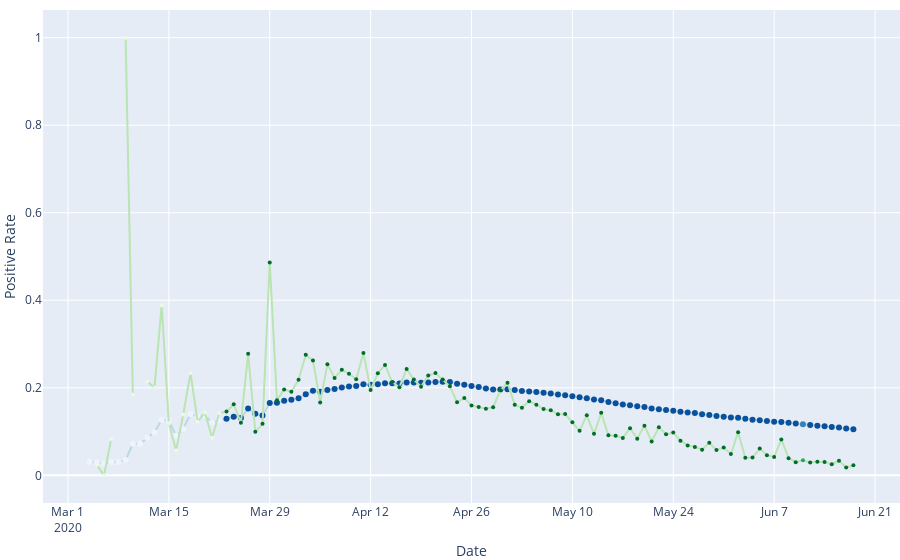

Source (notebook cell):
### Code cell
pio.show(create_testing_rate_plot(testing, example_json, "Illinois", "cumulative"))

### Figure 1 — Plotly figure (JSON) as saved in the notebook; plotly's stock layout.template omitted (floating-point values rounded to 4 significant figures)
{"data": [{"hoverinfo": "text", "hovertext": ["Date: 2020-06-18<br>Cumulative Positive Rate: 10.6%<br>Data Quality Grade: A", "Date: 2020-06-17<br>Cumulative Positive Rate: 10.7%<br>Data Quality Grade: A", "Date: 2020-06-16<br>Cumulative Positive Rate: 10.9%<br>Data Quality Grade: A", "Date: 2020-06-15<br>Cumulative Positive Rate: 11.1%<br>Data Quality Grade: A", "Date: 2020-06-14<br>Cumulative Positive Rate: 11.2%<br>Data Quality Grade: A", "Date: 2020-06-13<br>Cumulative Positive Rate: 11.3%<br>Data Quality Grade: A", "Date: 2020-06-12<br>Cumulative Positive Rate: 11.5%<br>Data Quality Grade: A", "Date: 2020-06-11<br>Cumulative Positive Rate: 11.7%<br>Data Quality Grade: B", "Date: 2020-06-10<br>Cumulative Positive Rate: 11.9%<br>Data Quality Grade: A", "Date: 2020-06-09<br>Cumulative Positive Rate: 12.0%<br>Data Quality Grade: A", "Date: 2020-06-08<br>Cumulative Positive Rate: 12.2%<br>Data Quality Grade: A", "Date: 2020-06-07<br>Cumulative Positive Rate: 12.3%<br>Data Quality Grade: A", "Date: 2020-06-06<br>Cumulative Positive Rate: 12.4%<br>Data Quality Grade: A", "Date: 2020-06-05<br>Cumulative Positive Rate: 12.6%<br>Data Quality Grade: A", "Date: 2020-06-04<br>Cumulative Positive Rate: 12.7%<br>Data Quality Grade: A", "Date: 2020-06-03<br>Cumulative Positive Rate: 12.9%<br>Data Quality Grade: A", "Date: 2020-06-02<br>Cumulative Positive Rate: 13.1%<br>Data Quality Grade: A", "Date: 2020-06-01<br>Cumulative Positive Rate: 13.2%<br>Data Quality Grade: A", "Date: 2020-05-31<br>Cumulative Positive Rate: 13.4%<br>Data Quality Grade: A", "Date: 2020-05-30<br>Cumulative Positive Rate: 13.6%<br>Data Quality Grade: A", "Date: 2020-05-29<br>Cumulative Positive Rate: 13.8%<br>Data Quality Grade: A", "Date: 2020-05-28<br>Cumulative Positive Rate: 14.0%<br>Data Quality Grade: A", "Date: 2020-05-27<br>Cumulative Positive Rate: 14.2%<br>Data Quality Grade: A", "Date: 2020-05-26<br>Cumulative Positive Rate: 14.4%<br>Data Quality Grade: A", "Date: 2020-05-25<br>Cumulative Positive Rate: 14.6%<br>Data Quality Grade: A", "Date: 2020-05-24<br>Cumulative Positive Rate: 14.7%<br>Data Quality Grade: A", "Date: 2020-05-23<br>Cumulative Positive Rate: 14.9%<br>Data Quality Grade: A", "Date: 2020-05-22<br>Cumulative Positive Rate: 15.1%<br>Data Quality Grade: A", "Date: 2020-05-21<br>Cumulative Positive Rate: 15.3%<br>Data Quality Grade: A", "Date: 2020-05-20<br>Cumulative Positive Rate: 15.6%<br>Data Quality Grade: A", "Date: 2020-05-19<br>Cumulative Positive Rate: 15.8%<br>Data Quality Grade: A", "Date: 2020-05-18<br>Cumulative Positive Rate: 16.0%<br>Data Quality Grade: A", "Date: 2020-05-17<br>Cumulative Positive Rate: 16.2%<br>Data Quality Grade: A", "Date: 2020-05-16<br>Cumulative Positive Rate: 16.5%<br>Data Quality Grade: A", "Date: 2020-05-15<br>Cumulative Positive Rate: 16.8%<br>Data Quality Grade: A", "Date: 2020-05-14<br>Cumulative Positive Rate: 17.2%<br>Data Quality Grade: A", "Date: 2020-05-13<br>Cumulative Positive Rate: 17.3%<br>Data Quality Grade: A", "Date: 2020-05-12<br>Cumulative Positive Rate: 17.6%<br>Data Quality Grade: A", "Date: 2020-05-11<br>Cumulative Positive Rate: 17.9%<br>Data Quality Grade: A", "Date: 2020-05-10<br>Cumulative Positive Rate: 18.1%<br>Data Quality Grade: A", "Date: 2020-05-09<br>Cumulative Positive Rate: 18.3%<br>Data Quality Grade: A", "Date: 2020-05-08<br>Cumulative Positive Rate: 18.5%<br>Data Quality Grade: A", "Date: 2020-05-07<br>Cumulative Positive Rate: 18.7%<br>Data Quality Grade: A", "Date: 2020-05-06<br>Cumulative Positive Rate: 18.9%<br>Data Quality Grade: A", "Date: 2020-05-05<br>Cumulative Positive Rate: 19.0%<br>Data Quality Grade: A", "Date: 2020-05-04<br>Cumulative Positive Rate: 19.2%<br>Data Quality Grade: A", "Date: 2020-05-03<br>Cumulative Positive Rate: 19.3%<br>Data Quality Grade: A", "Date: 2020-05-02<br>Cumulative Positive Rate: 19.5%<br>Data Quality Grade: A", "Date: 2020-05-01<br>Cumulative Positive Rate: 19.7%<br>Data Quality Grade: A", "Date: 2020-04-30<br>Cumulative Positive Rate: 19.6%<br>Data Quality Grade: A", "Date: 2020-04-29<br>Cumulative Positive Rate: 19.6%<br>Data Quality Grade: A", "Date: 2020-04-28<br>Cumulative Positive Rate: 19.9%<br>Data Quality Grade: A", "Date: 2020-04-27<br>Cumulative Positive Rate: 20.2%<br>Data Quality Grade: A", "Date: 2020-04-26<br>Cumulative Positive Rate: 20.4%<br>Data Quality Grade: A", "Date: 2020-04-25<br>Cumulative Positive Rate: 20.7%<br>Data Quality Grade: A", "Date: 2020-04-24<br>Cumulative Positive Rate: 20.9%<br>Data Quality Grade: A", "Date: 2020-04-23<br>Cumulative Positive Rate: 21.3%<br>Data Quality Grade: A", "Date: 2020-04-22<br>Cumulative Positive Rate: 21.4%<br>Data Quality Grade: A", "Date: 2020-04-21<br>Cumulative Positive Rate: 21.3%<br>Data Quality Grade: A", "Date: 2020-04-20<br>Cumulative Positive Rate: 21.2%<br>Data Quality Grade: A", "Date: 2020-04-19<br>Cumulative Positive Rate: 21.2%<br>Data Quality Grade: A", "Date: 2020-04-18<br>Cumulative Positive Rate: 21.2%<br>Data Quality Grade: A", "Date: 2020-04-17<br>Cumulative Positive Rate: 21.2%<br>Data Quality Grade: A", "Date: 2020-04-16<br>Cumulative Positive Rate: 21.0%<br>Data Quality Grade: A", "Date: 2020-04-15<br>Cumulative Positive Rate: 21.0%<br>Data Quality Grade: A", "Date: 2020-04-14<br>Cumulative Positive Rate: 21.0%<br>Data Quality Grade: A", "Date: 2020-04-13<br>Cumulative Positive Rate: 20.8%<br>Data Quality Grade: A", "Date: 2020-04-12<br>Cumulative Positive Rate: 20.7%<br>Data Quality Grade: A", "Date: 2020-04-11<br>Cumulative Positive Rate: 20.8%<br>Data Quality Grade: A", "Date: 2020-04-10<br>Cumulative Positive Rate: 20.4%<br>Data Quality Grade: A", "Date: 2020-04-09<br>Cumulative Positive Rate: 20.3%<br>Data Quality Grade: A", "Date: 2020-04-08<br>Cumulative Positive Rate: 20.1%<br>Data Quality Grade: A", "Date: 2020-04-07<br>Cumulative Positive Rate: 19.7%<br>Data Quality Grade: A", "Date: 2020-04-06<br>Cumulative Positive Rate: 19.5%<br>Data Quality Grade: A", "Date: 2020-04-05<br>Cumulative Positive Rate: 19.1%<br>Data Quality Grade: A", "Date: 2020-04-04<br>Cumulative Positive Rate: 19.3%<br>Data Quality Grade: A", "Date: 2020-04-03<br>Cumulative Positive Rate: 18.5%<br>Data Quality Grade: A", "Date: 2020-04-02<br>Cumulative Positive Rate: 17.6%<br>Data Quality Grade: A", "Date: 2020-04-01<br>Cumulative Positive Rate: 17.3%<br>Data Quality Grade: A", "Date: 2020-03-31<br>Cumulative Positive Rate: 17.0%<br>Data Quality Grade: A", "Date: 2020-03-30<br>Cumulative Positive Rate: 16.6%<br>Data Quality Grade: A", "Date: 2020-03-29<br>Cumulative Positive Rate: 16.6%<br>Data Quality Grade: A", "Date: 2020-03-28<br>Cumulative Positive Rate: 13.7%<br>Data Quality Grade: A", "Date: 2020-03-27<br>Cumulative Positive Rate: 14.0%<br>Data Quality Grade: A", "Date: 2020-03-26<br>Cumulative Positive Rate: 15.3%<br>Data Quality Grade: A", "Date: 2020-03-25<br>Cumulative Positive Rate: 13.1%<br>Data Quality Grade: A", "Date: 2020-03-24<br>Cumulative Positive Rate: 13.4%<br>Data Quality Grade: A", "Date: 2020-03-23<br>Cumulative Positive Rate: 12.9%<br>Data Quality Grade: A", "Date: 2020-03-22<br>Cumulative Positive Rate: 12.6%<br>Data Quality Grade: NA", "Date: 2020-03-21<br>Cumulative Positive Rate: 12.1%<br>Data Quality Grade: NA", "Date: 2020-03-20<br>Cumulative Positive Rate: 13.7%<br>Data Quality Grade: NA", "Date: 2020-03-19<br>Cumulative Positive Rate: 13.4%<br>Data Quality Grade: NA", "Date: 2020-03-18<br>Cumulative Positive Rate: 14.0%<br>Data Quality Grade: NA", "Date: 2020-03-17<br>Cumulative Positive Rate: 10.6%<br>Data Quality Grade: NA", "Date: 2020-03-16<br>Cumulative Positive Rate: 9.1%<br>Data Quality Grade: NA", "Date: 2020-03-15<br>Cumulative Positive Rate: 12.5%<br>Data Quality Grade: NA", "Date: 2020-03-14<br>Cumulative Positive Rate: 12.7%<br>Data Quality Grade: NA", "Date: 2020-03-13<br>Cumulative Positive Rate: 9.8%<br>Data Quality Grade: NA", "Date: 2020-03-12<br>Cumulative Positive Rate: 8.6%<br>Data Quality Grade: NA", "Date: 2020-03-11<br>Cumulative Positive Rate: 7.2%<br>Data Quality Grade: NA", "Date: 2020-03-10<br>Cumulative Positive Rate: 7.2%<br>Data Quality Grade: NA", "Date: 2020-03-09<br>Cumulative Positive Rate: 3.5%<br>Data Quality Grade: NA", "Date: 2020-03-08<br>Cumulative Positive Rate: 3.0%<br>Data Quality Grade: NA", "Date: 2020-03-07<br>Cumulative Positive Rate: 3.0%<br>Data Quality Grade: NA", "Date: 2020-03-06<br>Cumulative Positive Rate: 2.7%<br>Data Quality Grade: NA", "Date: 2020-03-05<br>Cumulative Positive Rate: 2.9%<br>Data Quality Grade: NA", "Date: 2020-03-04<br>Cumulative Positive Rate: 3.1%<br>Data Quality Grade: NA"], "line": {"color": "#bdd7e7"}, "marker": {"color": ["#08519c", "#08519c", "#08519c", "#08519c", "#08519c", "#08519c", "#08519c", "#3182bd", "#08519c", "#08519c", "#08519c", "#08519c", "#08519c", "#08519c", "#08519c", "#08519c", "#08519c", "#08519c", "#08519c", "#08519c", "#08519c", "#08519c", "#08519c", "#08519c", "#08519c", "#08519c", "#08519c", "#08519c", "#08519c", "#08519c", "#08519c", "#08519c", "#08519c", "#08519c", "#08519c", "#08519c", "#08519c", "#08519c", "#08519c", "#08519c", "#08519c", "#08519c", "#08519c", "#08519c", "#08519c", "#08519c", "#08519c", "#08519c", "#08519c", "#08519c", "#08519c", "#08519c", "#08519c", "#08519c", "#08519c", "#08519c", "#08519c", "#08519c", "#08519c", "#08519c", "#08519c", "#08519c", "#08519c", "#08519c", "#08519c", "#08519c", "#08519c", "#08519c", "#08519c", "#08519c", "#08519c", "#08519c", "#08519c", "#08519c", "#08519c", "#08519c", "#08519c", "#08519c", "#08519c", "#08519c", "#08519c", "#08519c", "#08519c", "#08519c", "#08519c", "#08519c", "#08519c", "#08519c", "#eff3ff", "#eff3ff", "#eff3ff", "#eff3ff", "#eff3ff", "#eff3ff", "#eff3ff", "#eff3ff", "#eff3ff", "#eff3ff", "#eff3ff", "#eff3ff", "#eff3ff", "#eff3ff", "#eff3ff", "#eff3ff", "#eff3ff", "#eff3ff", "#eff3ff"]}, "mode": "markers+lines", "showlegend": false, "type": "scatter", "x": ["2020-06-18", "2020-06-17", "2020-06-16", "2020-06-15", "2020-06-14", "2020-06-13", "2020-06-12", "2020-06-11", "2020-06-10", "2020-06-09", "2020-06-08", "2020-06-07", "2020-06-06", "2020-06-05", "2020-06-04", "2020-06-03", "2020-06-02", "2020-06-01", "2020-05-31", "2020-05-30", "2020-05-29", "2020-05-28", "2020-05-27", "2020-05-26", "2020-05-25", "2020-05-24", "2020-05-23", "2020-05-22", "2020-05-21", "2020-05-20", "2020-05-19", "2020-05-18", "2020-05-17", "2020-05-16", "2020-05-15", "2020-05-14", "2020-05-13", "2020-05-12", "2020-05-11", "2020-05-10", "2020-05-09", "2020-05-08", "2020-05-07", "2020-05-06", "2020-05-05", "2020-05-04", "2020-05-03", "2020-05-02", "2020-05-01", "2020-04-30", "2020-04-29", "2020-04-28", "2020-04-27", "2020-04-26", "2020-04-25", "2020-04-24", "2020-04-23", "2020-04-22", "2020-04-21", "2020-04-20", "2020-04-19", "2020-04-18", "2020-04-17", "2020-04-16", "2020-04-15", "2020-04-14", "2020-04-13", "2020-04-12", "2020-04-11", "2020-04-10", "2020-04-09", "2020-04-08", "2020-04-07", "2020-04-06", "2020-04-05", "2020-04-04", "2020-04-03", "2020-04-02", "2020-04-01", "2020-03-31", "2020-03-30", "2020-03-29", "2020-03-28", "2020-03-27", "2020-03-26", "2020-03-25", "2020-03-24", "2020-03-23", "2020-03-22", "2020-03-21", "2020-03-20", "2020-03-19", "2020-03-18", "2020-03-17", "2020-03-16", "2020-03-15", "2020-03-14", "2020-03-13", "2020-03-12", "2020-03-11", "2020-03-10", "2020-03-09", "2020-03-08", "2020-03-07", "2020-03-06", "2020-03-05", "2020-03-04"], "y": [0.1056, 0.1072, 0.1094, 0.1106, 0.1119, 0.1135, 0.115, 0.1169, 0.1186, 0.1203, 0.1219, 0.1225, 0.1241, 0.1258, 0.127, 0.1291, 0.1314, 0.132, 0.1339, 0.1356, 0.1379, 0.1396, 0.1422, 0.1439, 0.1456, 0.1475, 0.1493, 0.1513, 0.1528, 0.1562, 0.1577, 0.1599, 0.1619, 0.1646, 0.1678, 0.1717, 0.1731, 0.176, 0.1786, 0.1808, 0.1828, 0.1845, 0.187, 0.1889, 0.1905, 0.1916, 0.1926, 0.1951, 0.1969, 0.1961, 0.1962, 0.1986, 0.2016, 0.2042, 0.2072, 0.2091, 0.2131, 0.2136, 0.2133, 0.2124, 0.2118, 0.2122, 0.2118, 0.2099, 0.2103, 0.2102, 0.2082, 0.207, 0.2081, 0.2044, 0.2031, 0.2009, 0.1971, 0.1948, 0.1908, 0.1933, 0.1853, 0.1763, 0.1728, 0.1702, 0.1661, 0.1656, 0.137, 0.1405, 0.1526, 0.1313, 0.1338, 0.1292, 0.1261, 0.1207, 0.1367, 0.1341, 0.1404, 0.1061, 0.09073, 0.1248, 0.1271, 0.09816, 0.08591, 0.07224, 0.07224, 0.03535, 0.03046, 0.03046, 0.02703, 0.02941, 0.03125]}, {"hoverinfo": "text", "hovertext": ["Date: 2020-06-18<br>Incremental Positive Rate: 2.3%<br>Data Quality Grade: A", "Date: 2020-06-17<br>Incremental Positive Rate: 1.8%<br>Data Quality Grade: A", "Date: 2020-06-16<br>Incremental Positive Rate: 3.3%<br>Data Quality Grade: A", "Date: 2020-06-15<br>Incremental Positive Rate: 2.5%<br>Data Quality Grade: A", "Date: 2020-06-14<br>Incremental Positive Rate: 3.0%<br>Data Quality Grade: A", "Date: 2020-06-13<br>Incremental Positive Rate: 3.1%<br>Data Quality Grade: A", "Date: 2020-06-12<br>Incremental Positive Rate: 2.9%<br>Data Quality Grade: A", "Date: 2020-06-11<br>Incremental Positive Rate: 3.4%<br>Data Quality Grade: B", "Date: 2020-06-10<br>Incremental Positive Rate: 3.0%<br>Data Quality Grade: A", "Date: 2020-06-09<br>Incremental Positive Rate: 3.9%<br>Data Quality Grade: A", "Date: 2020-06-08<br>Incremental Positive Rate: 8.2%<br>Data Quality Grade: A", "Date: 2020-06-07<br>Incremental Positive Rate: 4.2%<br>Data Quality Grade: A", "Date: 2020-06-06<br>Incremental Positive Rate: 4.6%<br>Data Quality Grade: A", "Date: 2020-06-05<br>Incremental Positive Rate: 6.1%<br>Data Quality Grade: A", "Date: 2020-06-04<br>Incremental Positive Rate: 4.1%<br>Data Quality Grade: A", "Date: 2020-06-03<br>Incremental Positive Rate: 4.0%<br>Data Quality Grade: A", "Date: 2020-06-02<br>Incremental Positive Rate: 9.8%<br>Data Quality Grade: A", "Date: 2020-06-01<br>Incremental Positive Rate: 4.9%<br>Data Quality Grade: A", "Date: 2020-05-31<br>Incremental Positive Rate: 6.3%<br>Data Quality Grade: A", "Date: 2020-05-30<br>Incremental Positive Rate: 5.8%<br>Data Quality Grade: A", "Date: 2020-05-29<br>Incremental Positive Rate: 7.4%<br>Data Quality Grade: A", "Date: 2020-05-28<br>Incremental Positive Rate: 5.9%<br>Data Quality Grade: A", "Date: 2020-05-27<br>Incremental Positive Rate: 6.5%<br>Data Quality Grade: A", "Date: 2020-05-26<br>Incremental Positive Rate: 6.8%<br>Data Quality Grade: A", "Date: 2020-05-25<br>Incremental Positive Rate: 7.9%<br>Data Quality Grade: A", "Date: 2020-05-24<br>Incremental Positive Rate: 9.8%<br>Data Quality Grade: A", "Date: 2020-05-23<br>Incremental Positive Rate: 9.4%<br>Data Quality Grade: A", "Date: 2020-05-22<br>Incremental Positive Rate: 11.0%<br>Data Quality Grade: A", "Date: 2020-05-21<br>Incremental Positive Rate: 7.7%<br>Data Quality Grade: A", "Date: 2020-05-20<br>Incremental Positive Rate: 11.4%<br>Data Quality Grade: A", "Date: 2020-05-19<br>Incremental Positive Rate: 8.4%<br>Data Quality Grade: A", "Date: 2020-05-18<br>Incremental Positive Rate: 10.8%<br>Data Quality Grade: A", "Date: 2020-05-17<br>Incremental Positive Rate: 8.5%<br>Data Quality Grade: A", "Date: 2020-05-16<br>Incremental Positive Rate: 9.1%<br>Data Quality Grade: A", "Date: 2020-05-15<br>Incremental Positive Rate: 9.2%<br>Data Quality Grade: A", "Date: 2020-05-14<br>Incremental Positive Rate: 14.3%<br>Data Quality Grade: A", "Date: 2020-05-13<br>Incremental Positive Rate: 9.5%<br>Data Quality Grade: A", "Date: 2020-05-12<br>Incremental Positive Rate: 13.7%<br>Data Quality Grade: A", "Date: 2020-05-11<br>Incremental Positive Rate: 10.2%<br>Data Quality Grade: A", "Date: 2020-05-10<br>Incremental Positive Rate: 12.1%<br>Data Quality Grade: A", "Date: 2020-05-09<br>Incremental Positive Rate: 14.0%<br>Data Quality Grade: A", "Date: 2020-05-08<br>Incremental Positive Rate: 14.0%<br>Data Quality Grade: A", "Date: 2020-05-07<br>Incremental Positive Rate: 14.9%<br>Data Quality Grade: A", "Date: 2020-05-06<br>Incremental Positive Rate: 15.2%<br>Data Quality Grade: A", "Date: 2020-05-05<br>Incremental Positive Rate: 16.2%<br>Data Quality Grade: A", "Date: 2020-05-04<br>Incremental Positive Rate: 16.9%<br>Data Quality Grade: A", "Date: 2020-05-03<br>Incremental Positive Rate: 15.4%<br>Data Quality Grade: A", "Date: 2020-05-02<br>Incremental Positive Rate: 16.1%<br>Data Quality Grade: A", "Date: 2020-05-01<br>Incremental Positive Rate: 21.2%<br>Data Quality Grade: A", "Date: 2020-04-30<br>Incremental Positive Rate: 19.4%<br>Data Quality Grade: A", "Date: 2020-04-29<br>Incremental Positive Rate: 15.6%<br>Data Quality Grade: A", "Date: 2020-04-28<br>Incremental Positive Rate: 15.2%<br>Data Quality Grade: A", "Date: 2020-04-27<br>Incremental Positive Rate: 15.6%<br>Data Quality Grade: A", "Date: 2020-04-26<br>Incremental Positive Rate: 15.9%<br>Data Quality Grade: A", "Date: 2020-04-25<br>Incremental Positive Rate: 17.7%<br>Data Quality Grade: A", "Date: 2020-04-24<br>Incremental Positive Rate: 16.7%<br>Data Quality Grade: A", "Date: 2020-04-23<br>Incremental Positive Rate: 20.4%<br>Data Quality Grade: A", "Date: 2020-04-22<br>Incremental Positive Rate: 21.9%<br>Data Quality Grade: A", "Date: 2020-04-21<br>Incremental Positive Rate: 23.4%<br>Data Quality Grade: A", "Date: 2020-04-20<br>Incremental Positive Rate: 22.8%<br>Data Quality Grade: A", "Date: 2020-04-19<br>Incremental Positive Rate: 20.2%<br>Data Quality Grade: A", "Date: 2020-04-18<br>Incremental Positive Rate: 21.9%<br>Data Quality Grade: A", "Date: 2020-04-17<br>Incremental Positive Rate: 24.3%<br>Data Quality Grade: A", "Date: 2020-04-16<br>Incremental Positive Rate: 20.1%<br>Data Quality Grade: A", "Date: 2020-04-15<br>Incremental Positive Rate: 21.3%<br>Data Quality Grade: A", "Date: 2020-04-14<br>Incremental Positive Rate: 25.2%<br>Data Quality Grade: A", "Date: 2020-04-13<br>Incremental Positive Rate: 23.3%<br>Data Quality Grade: A", "Date: 2020-04-12<br>Incremental Positive Rate: 19.5%<br>Data Quality Grade: A", "Date: 2020-04-11<br>Incremental Positive Rate: 28.0%<br>Data Quality Grade: A", "Date: 2020-04-10<br>Incremental Positive Rate: 22.0%<br>Data Quality Grade: A", "Date: 2020-04-09<br>Incremental Positive Rate: 23.2%<br>Data Quality Grade: A", "Date: 2020-04-08<br>Incremental Positive Rate: 24.1%<br>Data Quality Grade: A", "Date: 2020-04-07<br>Incremental Positive Rate: 22.2%<br>Data Quality Grade: A", "Date: 2020-04-06<br>Incremental Positive Rate: 25.4%<br>Data Quality Grade: A", "Date: 2020-04-05<br>Incremental Positive Rate: 16.6%<br>Data Quality Grade: A", "Date: 2020-04-04<br>Incremental Positive Rate: 26.3%<br>Data Quality Grade: A", "Date: 2020-04-03<br>Incremental Positive Rate: 27.5%<br>Data Quality Grade: A", "Date: 2020-04-02<br>Incremental Positive Rate: 21.9%<br>Data Quality Grade: A", "Date: 2020-04-01<br>Incremental Positive Rate: 19.1%<br>Data Quality Grade: A", "Date: 2020-03-31<br>Incremental Positive Rate: 19.6%<br>Data Quality Grade: A", "Date: 2020-03-30<br>Incremental Positive Rate: 17.2%<br>Data Quality Grade: A", "Date: 2020-03-29<br>Incremental Positive Rate: 48.7%<br>Data Quality Grade: A", "Date: 2020-03-28<br>Incremental Positive Rate: 11.8%<br>Data Quality Grade: A", "Date: 2020-03-27<br>Incremental Positive Rate: 9.9%<br>Data Quality Grade: A", "Date: 2020-03-26<br>Incremental Positive Rate: 27.8%<br>Data Quality Grade: A", "Date: 2020-03-25<br>Incremental Positive Rate: 12.0%<br>Data Quality Grade: A", "Date: 2020-03-24<br>Incremental Positive Rate: 16.2%<br>Data Quality Grade: A", "Date: 2020-03-23<br>Incremental Positive Rate: 14.6%<br>Data Quality Grade: A", "Date: 2020-03-22<br>Incremental Positive Rate: 14.2%<br>Data Quality Grade: NA", "Date: 2020-03-21<br>Incremental Positive Rate: 8.6%<br>Data Quality Grade: NA", "Date: 2020-03-20<br>Incremental Positive Rate: 14.4%<br>Data Quality Grade: NA", "Date: 2020-03-19<br>Incremental Positive Rate: 12.2%<br>Data Quality Grade: NA", "Date: 2020-03-18<br>Incremental Positive Rate: 23.4%<br>Data Quality Grade: NA", "Date: 2020-03-17<br>Incremental Positive Rate: 13.9%<br>Data Quality Grade: NA", "Date: 2020-03-16<br>Incremental Positive Rate: 5.7%<br>Data Quality Grade: NA", "Date: 2020-03-15<br>Incremental Positive Rate: 11.9%<br>Data Quality Grade: NA", "Date: 2020-03-14<br>Incremental Positive Rate: 38.9%<br>Data Quality Grade: NA", "Date: 2020-03-13<br>Incremental Positive Rate: 20.0%<br>Data Quality Grade: NA", "Date: 2020-03-12<br>Incremental Positive Rate: 21.4%<br>Data Quality Grade: NA", "Date: 2020-03-11<br>Incremental Positive Rate: nan%<br>Data Quality Grade: NA", "Date: 2020-03-10<br>Incremental Positive Rate: 18.5%<br>Data Quality Grade: NA", "Date: 2020-03-09<br>Incremental Positive Rate: 100.0%<br>Data Quality Grade: NA", "Date: 2020-03-08<br>Incremental Positive Rate: nan%<br>Data Quality Grade: NA", "Date: 2020-03-07<br>Incremental Positive Rate: 8.3%<br>Data Quality Grade: NA", "Date: 2020-03-06<br>Incremental Positive Rate: 0.0%<br>Data Quality Grade: NA", "Date: 2020-03-05<br>Incremental Positive Rate: 2.4%<br>Data Quality Grade: NA", "Date: 2020-03-04<br>Incremental Positive Rate: nan%<br>Data Quality Grade: NA"], "line": {"color": "#bae4b3"}, "marker": {"color": ["#006d2c", "#006d2c", "#006d2c", "#006d2c", "#006d2c", "#006d2c", "#006d2c", "#31a354", "#006d2c", "#006d2c", "#006d2c", "#006d2c", "#006d2c", "#006d2c", "#006d2c", "#006d2c", "#006d2c", "#006d2c", "#006d2c", "#006d2c", "#006d2c", "#006d2c", "#006d2c", "#006d2c", "#006d2c", "#006d2c", "#006d2c", "#006d2c", "#006d2c", "#006d2c", "#006d2c", "#006d2c", "#006d2c", "#006d2c", "#006d2c", "#006d2c", "#006d2c", "#006d2c", "#006d2c", "#006d2c", "#006d2c", "#006d2c", "#006d2c", "#006d2c", "#006d2c", "#006d2c", "#006d2c", "#006d2c", "#006d2c", "#006d2c", "#006d2c", "#006d2c", "#006d2c", "#006d2c", "#006d2c", "#006d2c", "#006d2c", "#006d2c", "#006d2c", "#006d2c", "#006d2c", "#006d2c", "#006d2c", "#006d2c", "#006d2c", "#006d2c", "#006d2c", "#006d2c", "#006d2c", "#006d2c", "#006d2c", "#006d2c", "#006d2c", "#006d2c", "#006d2c", "#006d2c", "#006d2c", "#006d2c", "#006d2c", "#006d2c", "#006d2c", "#006d2c", "#006d2c", "#006d2c", "#006d2c", "#006d2c", "#006d2c", "#006d2c", "#edf8e9", "#edf8e9", "#edf8e9", "#edf8e9", "#edf8e9", "#edf8e9", "#edf8e9", "#edf8e9", "#edf8e9", "#edf8e9", "#edf8e9", "#edf8e9", "#edf8e9", "#edf8e9", "#edf8e9", "#edf8e9", "#edf8e9", "#edf8e9", "#edf8e9"], "size": 4}, "mode": "markers+lines", "showlegend": false, "type": "scatter", "x": ["2020-06-18", "2020-06-17", "2020-06-16", "2020-06-15", "2020-06-14", "2020-06-13", "2020-06-12", "2020-06-11", "2020-06-10", "2020-06-09", "2020-06-08", "2020-06-07", "2020-06-06", "2020-06-05", "2020-06-04", "2020-06-03", "2020-06-02", "2020-06-01", "2020-05-31", "2020-05-30", "2020-05-29", "2020-05-28", "2020-05-27", "2020-05-26", "2020-05-25", "2020-05-24", "2020-05-23", "2020-05-22", "2020-05-21", "2020-05-20", "2020-05-19", "2020-05-18", "2020-05-17", "2020-05-16", "2020-05-15", "2020-05-14", "2020-05-13", "2020-05-12", "2020-05-11", "2020-05-10", "2020-05-09", "2020-05-08", "2020-05-07", "2020-05-06", "2020-05-05", "2020-05-04", "2020-05-03", "2020-05-02", "2020-05-01", "2020-04-30", "2020-04-29", "2020-04-28", "2020-04-27", "2020-04-26", "2020-04-25", "2020-04-24", "2020-04-23", "2020-04-22", "2020-04-21", "2020-04-20", "2020-04-19", "2020-04-18", "2020-04-17", "2020-04-16", "2020-04-15", "2020-04-14", "2020-04-13", "2020-04-12", "2020-04-11", "2020-04-10", "2020-04-09", "2020-04-08", "2020-04-07", "2020-04-06", "2020-04-05", "2020-04-04", "2020-04-03", "2020-04-02", "2020-04-01", "2020-03-31", "2020-03-30", "2020-03-29", "2020-03-28", "2020-03-27", "2020-03-26", "2020-03-25", "2020-03-24", "2020-03-23", "2020-03-22", "2020-03-21", "2020-03-20", "2020-03-19", "2020-03-18", "2020-03-17", "2020-03-16", "2020-03-15", "2020-03-14", "2020-03-13", "2020-03-12", "2020-03-11", "2020-03-10", "2020-03-09", "2020-03-08", "2020-03-07", "2020-03-06", "2020-03-05", "2020-03-04"], "y": [0.02325, 0.01821, 0.03326, 0.02539, 0.03049, 0.03081, 0.02938, 0.03431, 0.03002, 0.03924, 0.08215, 0.04188, 0.04609, 0.06115, 0.04067, 0.04013, 0.09823, 0.04867, 0.06349, 0.05769, 0.07442, 0.05875, 0.06467, 0.06837, 0.07915, 0.09769, 0.09365, 0.1098, 0.07739, 0.1136, 0.08377, 0.1077, 0.08544, 0.0906, 0.09155, 0.1428, 0.09492, 0.1372, 0.1018, 0.1213, 0.1399, 0.1397, 0.1485, 0.1516, 0.1615, 0.1692, 0.1542, 0.1611, 0.2117, 0.1942, 0.1556, 0.1524, 0.1562, 0.1594, 0.1768, 0.167, 0.2036, 0.2192, 0.2336, 0.2284, 0.2024, 0.2189, 0.2432, 0.2014, 0.2132, 0.2521, 0.2331, 0.1947, 0.2797, 0.2196, 0.2321, 0.2414, 0.2223, 0.2541, 0.1664, 0.2626, 0.2753, 0.2185, 0.1911, 0.1961, 0.1718, 0.4866, 0.1178, 0.09937, 0.2779, 0.1204, 0.1624, 0.1458, 0.1424, 0.08571, 0.1437, 0.1223, 0.2337, 0.1392, 0.05664, 0.1192, 0.3889, 0.2, 0.2143, null, 0.1846, 1, null, 0.08333, 0, 0.02381, null]}], "layout": {"autosize": true, "hovermode": "closest", "margin": {"b": 40, "l": 40, "r": 0, "t": 10}, "xaxis": {"autorange": true, "range": ["2020-02-26 16:29:34.6041", "2020-06-24 07:30:25.3959"], "title": {"text": "Date"}, "type": "date"}, "yaxis": {"autorange": true, "range": [-0.06537, 1.065], "title": {"text": "Positive Rate"}, "type": "linear"}}}
